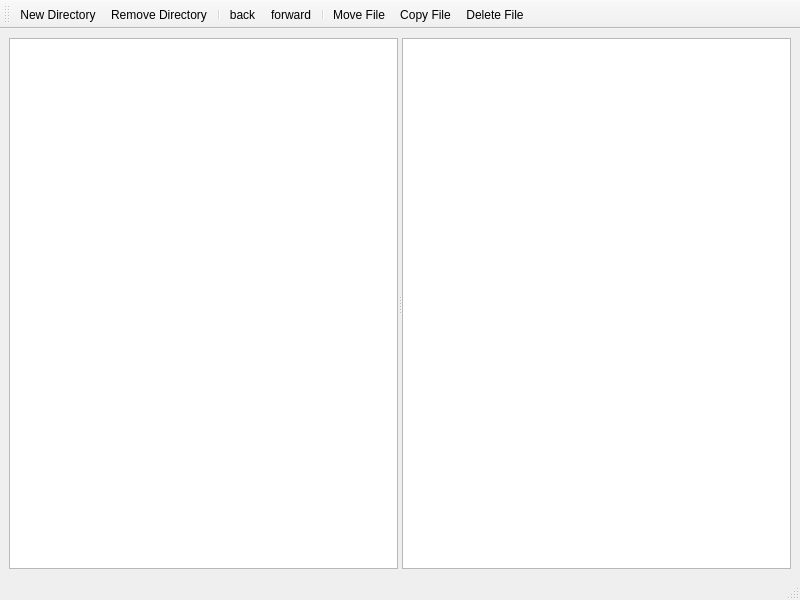
<?xml version="1.0" encoding="UTF-8"?>
<ui version="4.0">
 <class>MainWindow</class>
 <widget class="QMainWindow" name="MainWindow">
  <property name="geometry">
   <rect>
    <x>0</x>
    <y>0</y>
    <width>800</width>
    <height>600</height>
   </rect>
  </property>
  <property name="windowTitle">
   <string>MainWindow</string>
  </property>
  <widget class="QWidget" name="centralwidget">
   <layout class="QVBoxLayout" name="verticalLayout">
    <item>
     <widget class="QSplitter" name="splitter">
      <property name="orientation">
       <enum>Qt::Horizontal</enum>
      </property>
      <widget class="QTreeView" name="treeView"/>
      <widget class="QListView" name="listView">
       <property name="acceptDrops">
        <bool>true</bool>
       </property>
       <property name="dragEnabled">
        <bool>true</bool>
       </property>
       <property name="dragDropMode">
        <enum>QAbstractItemView::InternalMove</enum>
       </property>
       <property name="defaultDropAction">
        <enum>Qt::MoveAction</enum>
       </property>
      </widget>
     </widget>
    </item>
   </layout>
  </widget>
  <widget class="QMenuBar" name="menubar">
   <property name="geometry">
    <rect>
     <x>0</x>
     <y>0</y>
     <width>800</width>
     <height>22</height>
    </rect>
   </property>
  </widget>
  <widget class="QStatusBar" name="statusbar"/>
  <widget class="QToolBar" name="toolBar">
   <property name="windowTitle">
    <string>toolBar</string>
   </property>
   <attribute name="toolBarArea">
    <enum>TopToolBarArea</enum>
   </attribute>
   <attribute name="toolBarBreak">
    <bool>false</bool>
   </attribute>
   <addaction name="actionNew_Directory"/>
   <addaction name="actionRemove_Directory"/>
   <addaction name="separator"/>
   <addaction name="actionback"/>
   <addaction name="actionforward"/>
   <addaction name="separator"/>
   <addaction name="actionMove_File"/>
   <addaction name="actionCopy_File"/>
   <addaction name="actionDelete_File"/>
  </widget>
  <action name="actionNew_Directory">
   <property name="icon">
    <iconset resource="resources.qrc">
     <normaloff>:/new/icons/images/new-dir.png</normaloff>:/new/icons/images/new-dir.png</iconset>
   </property>
   <property name="text">
    <string>New Directory</string>
   </property>
   <property name="shortcut">
    <string>Ctrl+N</string>
   </property>
  </action>
  <action name="actionRemove_Directory">
   <property name="icon">
    <iconset resource="resources.qrc">
     <normaloff>:/new/icons/images/remove-dir.png</normaloff>:/new/icons/images/remove-dir.png</iconset>
   </property>
   <property name="text">
    <string>Remove Directory</string>
   </property>
   <property name="shortcut">
    <string>Del</string>
   </property>
  </action>
  <action name="actionback">
   <property name="icon">
    <iconset resource="resources.qrc">
     <normaloff>:/new/icons/images/backward-arrow.png</normaloff>:/new/icons/images/backward-arrow.png</iconset>
   </property>
   <property name="text">
    <string>back</string>
   </property>
  </action>
  <action name="actionforward">
   <property name="icon">
    <iconset resource="resources.qrc">
     <normaloff>:/new/icons/images/forward-arrow.png</normaloff>:/new/icons/images/forward-arrow.png</iconset>
   </property>
   <property name="text">
    <string>forward</string>
   </property>
  </action>
  <action name="actionMove_File">
   <property name="icon">
    <iconset resource="resources.qrc">
     <normaloff>:/new/icons/images/move-file.png</normaloff>:/new/icons/images/move-file.png</iconset>
   </property>
   <property name="text">
    <string>Move File</string>
   </property>
  </action>
  <action name="actionCopy_File">
   <property name="icon">
    <iconset resource="resources.qrc">
     <normaloff>:/new/icons/images/copy.png</normaloff>:/new/icons/images/copy.png</iconset>
   </property>
   <property name="text">
    <string>Copy File</string>
   </property>
  </action>
  <action name="actionDelete_File">
   <property name="icon">
    <iconset resource="resources.qrc">
     <normaloff>:/new/icons/images/delete-file.png</normaloff>:/new/icons/images/delete-file.png</iconset>
   </property>
   <property name="text">
    <string>Delete File</string>
   </property>
  </action>
 </widget>
 <resources>
  <include location="resources.qrc"/>
 </resources>
 <connections/>
</ui>
